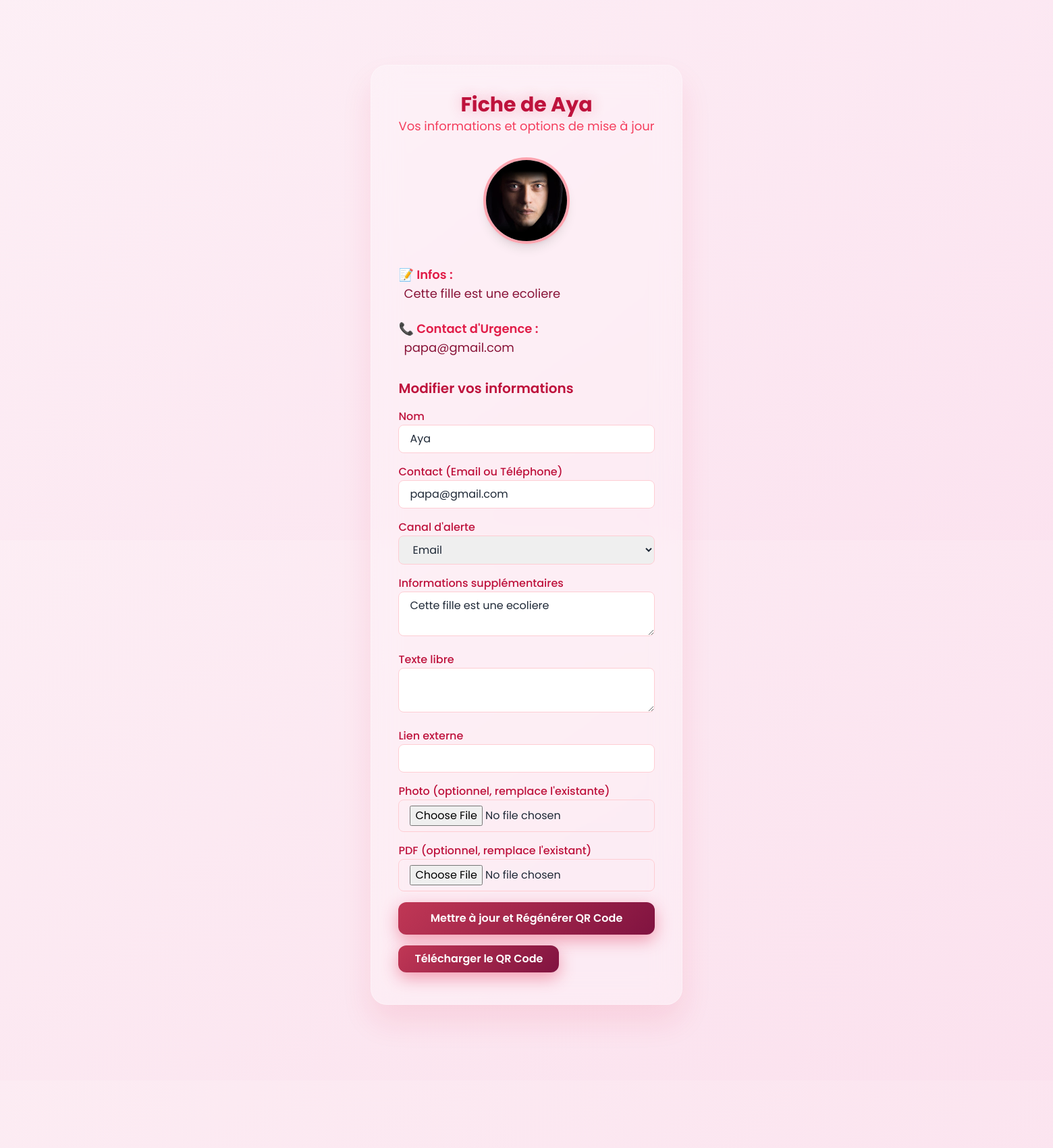
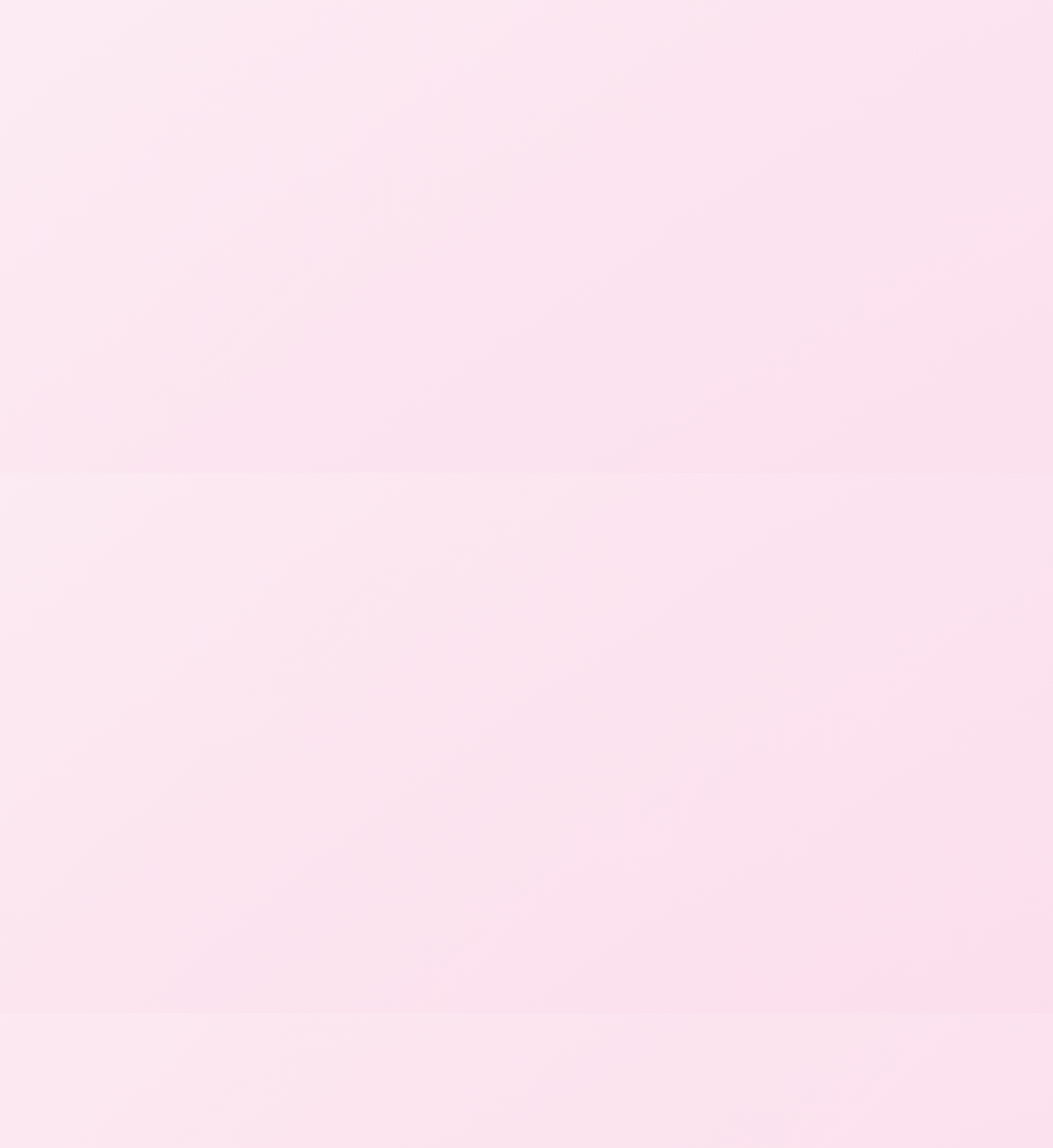
Screenshot of /fiche/fbcb31a8-3ab9-4986-b3b7-57d6606e589b (upper part) with the database file from the repository (2 pictures, top to bottom).
### tables this page shows
CREATE TABLE persons (
        id INTEGER PRIMARY KEY AUTOINCREMENT,
        uuid TEXT UNIQUE,
        nom TEXT,
        infos TEXT,
        contact TEXT,
        canal_alerte TEXT,
        photo TEXT,
        pdf TEXT,
        lien TEXT,
        texte_libre TEXT
    );

### app.py (the view)
@app.route("/fiche", methods=["GET"])
@app.route("/fiche/<uuid>", methods=["GET"])
def fiche(uuid=None):
    if not uuid:
        uuid = request.args.get('uuid')
    if not uuid:
        return render_template("error.html", message="UUID manquant. Veuillez entrer un identifiant valide."), 400
    db = get_db()
    personne = db.execute("SELECT * FROM persons WHERE uuid = ?", (uuid,)).fetchone()
    if not personne:
        return render_template("error.html", message="Aucun utilisateur trouvé avec cet UUID."), 404
    return render_template("user_profile.html", p=personne, uuid=uuid, now=datetime.now())

### app.py (called while the page is built)
def get_db():
    conn = sqlite3.connect("database.db")
    conn.row_factory = sqlite3.Row
    return conn

### static/templates/user_profile.html (shortened to what this page needs)
<!DOCTYPE html>
<html lang="fr">
<head>
  <script src="https://cdn.tailwindcss.com"></script>
</head>
<body class="min-h-screen flex flex-col justify-between items-center relative z-10">
  <div class="glass-card max-w-4xl mx-4 mt-16 sm:mt-24 p-10 rounded-3xl text-gray-800 relative z-10">
    <div class="text-center mb-8">
      <h3 class="text-3xl font-bold text-rose-700 title-glow">Fiche de {{ p.nom if p else 'Utilisateur Inconnu' }}</h3>
      <p class="text-rose-500 text-lg">Vos informations et options de mise à jour</p>
    </div>
    {% if p %}
      <div class="space-y-6 text-lg">
        {% if p.photo %}
        <div class="text-center mb-8">
          <img src="{{ url_for('static', filename=p.photo.split('static/')[1]) }}"
               alt="Photo"
               class="w-32 h-32 object-cover rounded-full border-4 border-rose-300 shadow-lg mx-auto" />
        </div>
        {% endif %}
        {% if p.infos %}
        <div>
          <span class="font-semibold text-rose-600">📝 Infos :</span>
          <p class="ml-2 text-rose-900">{{ p.infos }}</p>
        </div>
        {% endif %}
        {% if p.contact %}
        <div>
          <span class="font-semibold text-rose-600">📞 Contact d'Urgence :</span>
          <p class="ml-2 text-rose-900">{{ p.contact }}</p>
        </div>
        {% endif %}
      </div>
      <div class="mt-8">
        <h4 class="text-xl font-semibold text-rose-700 mb-4">Modifier vos informations</h4>
        <form method="POST" action="{{ url_for('update', uuid=uuid) }}" enctype="multipart/form-data" class="space-y-4">
          <div>
            <label for="nom" class="block text-rose-700 font-medium">Nom</label>
            <input type="text" id="nom" name="nom" value="{{ p.nom }}" required class="w-full px-4 py-2 rounded-lg border border-rose-200 focus:outline-none focus:ring-2 focus:ring-rose-500">
          </div>
          <div>
            <label for="contact" class="block text-rose-700 font-medium">Contact (Email ou Téléphone)</label>
            <input type="text" id="contact" name="contact" value="{{ p.contact }}" required class="w-full px-4 py-2 rounded-lg border border-rose-200 focus:outline-none focus:ring-2 focus:ring-rose-500">
          </div>
          <div>
            <label for="canal_alerte" class="block text-rose-700 font-medium">Canal d'alerte</label>
            <select id="canal_alerte" name="canal_alerte" class="w-full px-4 py-2 rounded-lg border border-rose-200 focus:outline-none focus:ring-2 focus:ring-rose-500">
              <option value="email" {% if p.canal_alerte == 'email' %}selected{% endif %}>Email</option>
            </select>
          </div>
          <div>
            <label for="infos" class="block text-rose-700 font-medium">Informations supplémentaires</label>
            <textarea id="infos" name="infos" class="w-full px-4 py-2 rounded-lg border border-rose-200 focus:outline-none focus:ring-2 focus:ring-rose-500">{{ p.infos or '' }}</textarea>
          </div>
          <div>
            <label for="texte_libre" class="block text-rose-700 font-medium">Texte libre</label>
            <textarea id="texte_libre" name="texte_libre" class="w-full px-4 py-2 rounded-lg border border-rose-200 focus:outline-none focus:ring-2 focus:ring-rose-500">{{ p.texte_libre or '' }}</textarea>
          </div>
          <div>
            <label for="lien" class="block text-rose-700 font-medium">Lien externe</label>
            <input type="url" id="lien" name="lien" value="{{ p.lien or '' }}" class="w-full px-4 py-2 rounded-lg border border-rose-200 focus:outline-none focus:ring-2 focus:ring-rose-500">
          </div>
          <div>
            <label for="photo" class="block text-rose-700 font-medium">Photo (optionnel, remplace l'existante)</label>
            <input type="file" id="photo" name="photo" accept="image/*" class="w-full px-4 py-2 rounded-lg border border-rose-200">
          </div>
          <div>
            <label for="pdf" class="block text-rose-700 font-medium">PDF (optionnel, remplace l'existant)</label>
            <input type="file" id="pdf" name="pdf" accept=".pdf" class="w-full px-4 py-2 rounded-lg border border-rose-200">
          </div>
          <button type="submit" class="w-full btn-modern text-white font-semibold py-3 rounded-xl">Mettre à jour et Régénérer QR Code</button>
        </form>
        <a href="{{ url_for('download_qr', uuid=uuid) }}" class="inline-block btn-modern text-white font-semibold py-2 px-6 rounded-xl mt-4">Télécharger le QR Code</a>
      </div>
    {% else %}
      <p class="text-rose-700 text-center">Aucune information disponible pour cet UUID.</p>
    {% endif %}
  </div>
</body>
</html>

### static/templates/user_profile.html (style rules this page uses)
* { font-family: 'Poppins', sans-serif; }
body { background: linear-gradient(135deg, #fdf2f8, #fce7f3); overflow: auto; position: relative; }
body::before { content: ''; position: absolute; top: -50%; left: -50%; width: 200%; height: 200%; background: radial-gradient(circle, rgba(225, 29, 72, 0.05) 0%, transparent 70%); animation: float 20s ease-in-out infinite; z-index: 0; }
.glass-card { backdrop-filter: blur(20px); background: rgba(255, 255, 255, 0.25); border: 1px solid rgba(255, 255, 255, 0.3); box-shadow: 0 25px 45px rgba(225, 29, 72, 0.1); animation: slideIn 0.6s ease-out; }
.title-glow { text-shadow: 0 0 20px rgba(225, 29, 72, 0.3); animation: glow 3s ease-in-out infinite alternate; }
.btn-modern { background: linear-gradient(135deg, #c03755, #801340); box-shadow: 0 8px 25px rgba(225, 29, 72, 0.4); border: none; transition: all 0.3s cubic-bezier(0.4, 0, 0.2, 1); position: relative; overflow: hidden; }
.btn-modern::before { content: ''; position: absolute; top: 0; left: -100%; width: 100%; height: 100%; background: linear-gradient(90deg, transparent, rgba(255, 255, 255, 0.3), transparent); transition: left 0.6s; }

### rows the page displays
persons: nom "Aya", photo (picture), infos "Cette fille est une ecoliere", contact "papa@gmail.com", canal_alerte "Email"
